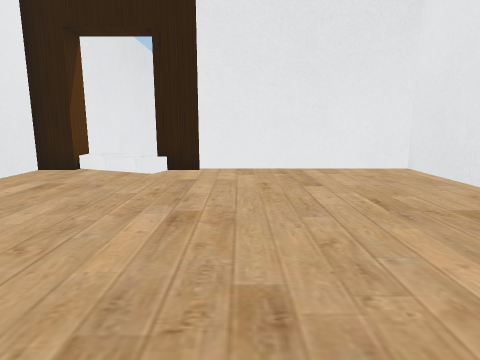
[1] (above)

14 first-person views from a walk through a Unity game level. The camera is 1.2 m above the floor, tilts 10° down and sees 75° across. The floor is counted in squares, 1 m on a side. Each view is taken from the middle of a square. On the plan, view 1 faces up. The plan holds only what a view shows up to about 13 squares ahead; the rest is blank.

[2]
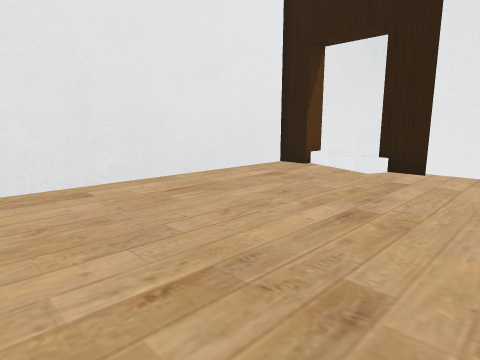

[3]
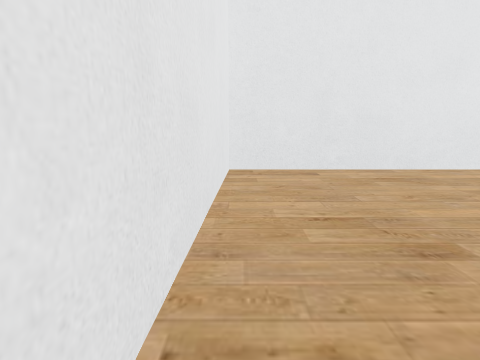

[4]
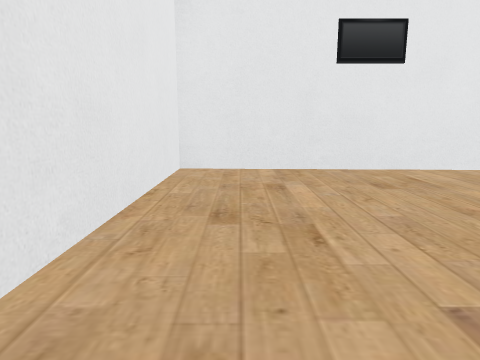

[5]
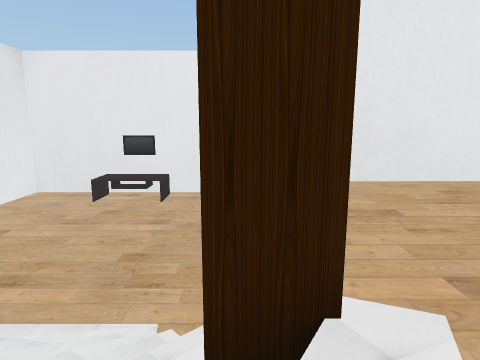

[6]
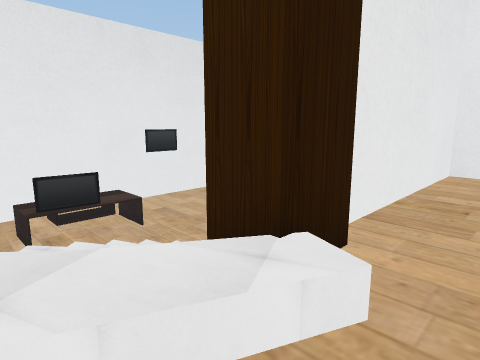

[7]
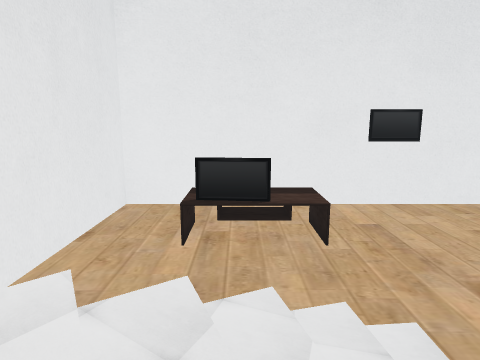

[8]
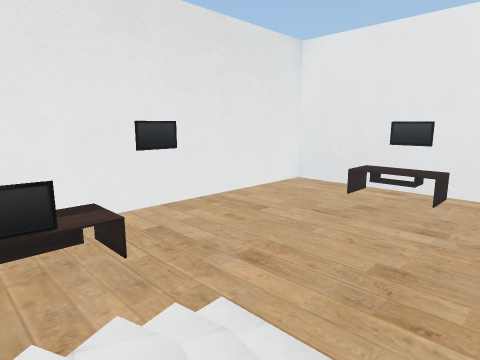

[9]
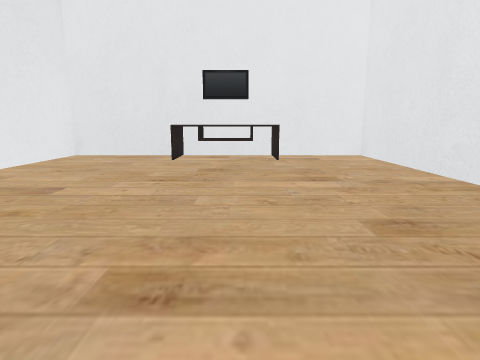

[10]
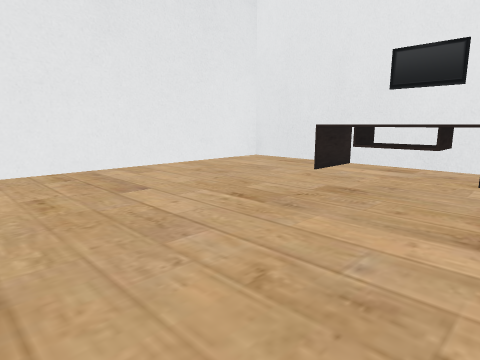

[11]
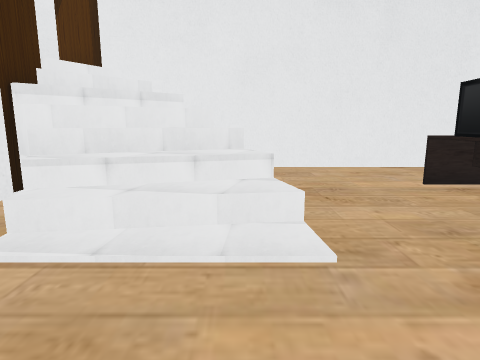

[12]
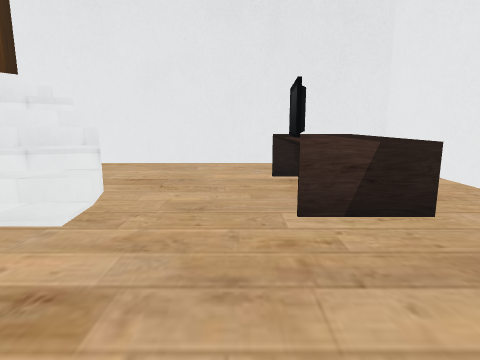

[13]
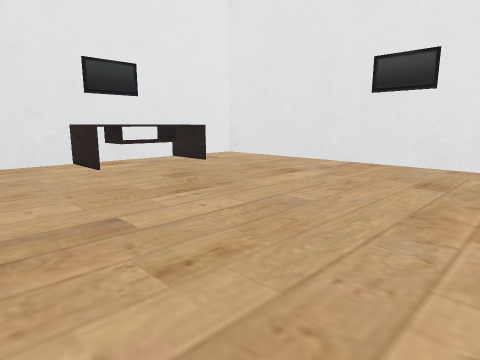

[14]
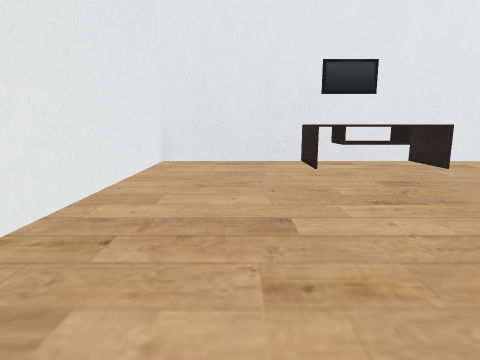

### Floor plan
Key: @ floor where view 1 was taken; # wall or solid block; . main floor; : floor 0.75 m higher than the main floor; + floor 1.5 m higher than the main floor; * floor 2.25 m higher than the main floor; % floor 2.5 m higher than the main floor; / step, stairs or slope; v drop or lower ground; T table.
Columns run from 6 left of view 1 to 14 right of it. Each row starts with its distance up from view 1.
 21  ####################
 20  #..................#
 19  #..................#
 18  #..TTTT............#
 17  #..TTTT............#
 16  #...............TT.#
 15  #...............TT.#
 14  #...............TT.#
 13  #..v:/..........TT.#
 12  #..///.............#
 11  #v/+///............#
 10  #*///#.............#
  9  #%/#################
  8 ##*/##*****#
  7 #**********#
  6 #**********#
  5 #**********#
  4 #**********#
  3 #**********#
  2 #**********#
  1 #**********#
  0 ###***@****#
 -1   ##########

Where each view was taken, in squares from view 1:
view 1: 0 up, 0 right, facing up
view 2: 0 up, 1 right, facing up-left
view 3: 0 up, 3 right, facing left
view 4: 8 up, 3 right, facing down
view 5: 9 up, 4 left, facing right
view 6: 7 up, 4 left, facing up-right
view 7: 10 up, 1 left, facing up
view 8: 10 up, 2 left, facing up-right
view 9: 14 up, 1 right, facing right
view 10: 12 up, 4 right, facing up-right
view 11: 13 up, 4 right, facing left
view 12: 16 up, 5 right, facing left
view 13: 19 up, 3 right, facing down-right
view 14: 18 up, 3 right, facing right
